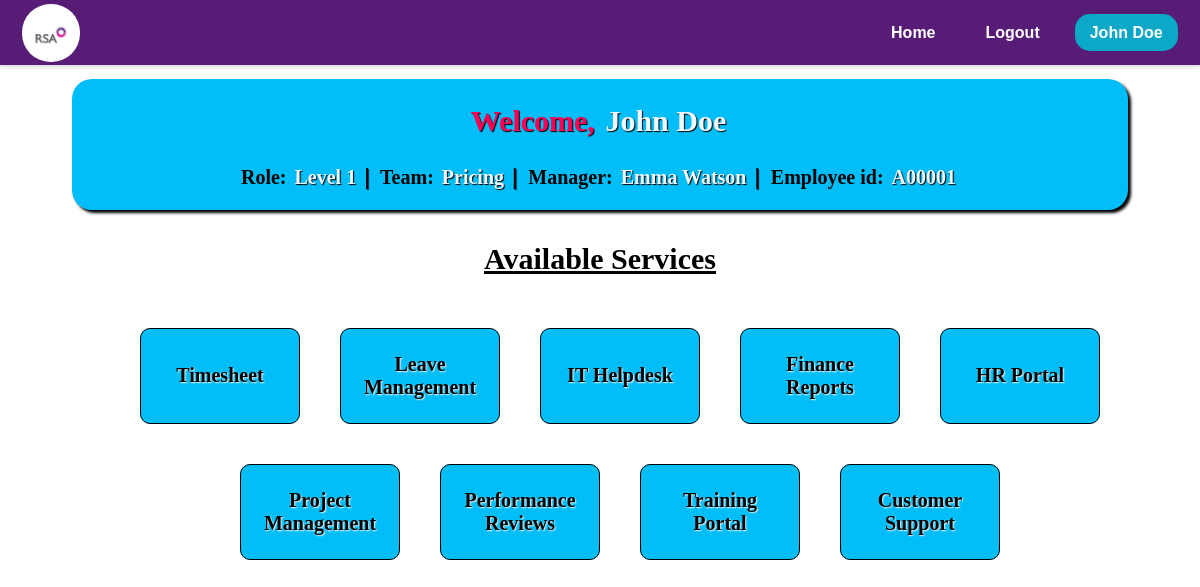
/home (signed in), run on the app's committed database.
### models.py (models this page shows, shortened)
class EmpWD(db.Model, UserMixin):
    __tablename__ = 'EmpWD'
    EMPID = db.Column(db.String(255), primary_key=True)
    username = db.Column(db.String(255), unique=True, nullable=False)
    EName = db.Column(db.String(255))
    DOJRS = db.Column(db.Date)
    DOJSIPL = db.Column(db.Date, nullable=True)
    Profile = db.Column(db.String(255))
    Status = db.Column(db.String(50))
    SIPLLevel = db.Column(db.String(50))
    RSALevel = db.Column(db.String(50))
    EEMail = db.Column(db.String(255))
    IEMail = db.Column(db.String(255))
    Landline = db.Column(db.String(20))
    Mobile = db.Column(db.String(20))
    Ext = db.Column(db.String(10))
    Secretary = db.Column(db.String(255))
    SecretaryID = db.Column(db.String(255))
    SystemID = db.Column(db.String(255))
    Password = db.Column(db.String(255), nullable=False)
    Team = db.Column(db.String(255))
    LineManager = db.Column(db.String(255))
    LineManagerID = db.Column(db.String(255))
    AlternateContatName = db.Column(db.String(255))
    AlternateContatID = db.Column(db.String(255))
    DateofLeavingRSAASIPL = db.Column(db.Date)
    ReasonforLeaving = db.Column(db.String(255))
    LineManager2 = db.Column(db.String(255))
    ITAdmin = db.Column(db.String(255))
    HRAdmin = db.Column(db.String(255))
    TrnAdmin = db.Column(db.String(255))
    FinAdmin = db.Column(db.String(255))
    Field6 = db.Column(db.String(255))
    Field7 = db.Column(db.String(255))

### routes/home/home.py (the view)
@home_bp.route('/home')
@login_required
def home():
    return render_template('home/home.html', user=current_user)

### app.py (called while the page is built)
@login_manager.user_loader
def load_user(user_id):
    session = db.session
    return session.get(EmpWD, user_id)

@app.before_request
def log_request():
    user_ip = request.remote_addr
    route = request.path
    flask_logger.info(f"User IP: {user_ip}, Requested Route: {route}")

### templates/home/home.html (shortened to what this page needs)
<!DOCTYPE html>
<html lang="en">
  <head>
    <link
      rel="stylesheet"
      href="{{ url_for('static', filename='css/home/home.css') }}"
    />
  </head>
  <body>
    <div>{% include 'navbar/navbar.html' %}</div>
    <div class="home-box">
      <div class="home-banner">
        <h2>Welcome, <span>{{ user.EName }}</span></h2>
        <p>
          Role:
          <span>
            {{ user.RSALevel }}
            <span style="color: black; font-size: larger">|</span></span
          >
          Team:
          <span
            >{{ user.Team }}
            <span style="color: black; font-size: larger">|</span></span
          >
          Manager:
          <span>
            {{ user.LineManager }}
            <span style="color: black; font-size: larger">|</span></span
          >
          Employee id:
          <span>{{ user.EMPID }}</span>
        </p>
      </div>
      <div class="home-services">
        <h3>Available Services</h3>
        <ul>
          <a href="{{ url_for('timesheet.timesheethome') }}"
            ><li>Timesheet</li></a
          >
          <a href="/leavesystem"><li>Leave Management</li></a>
          <a href="/comingsoon"><li>IT Helpdesk</li></a>
          <a href="/comingsoon"><li>Finance Reports</li></a>
          <a href="/comingsoon"><li>HR Portal</li></a>
          <a href="/comingsoon"><li>Project Management</li></a>
          <a href="/comingsoon"><li>Performance Reviews</li></a>
          <a href="/comingsoon"><li>Training Portal</li></a>
          <a href="/comingsoon"><li>Customer Support</li></a>
        </ul>
      </div>
    </div>
  </body>
</html>

### templates/navbar/navbar.html (shortened to what this page needs)
<!DOCTYPE html>
<html lang="en">
  <head>
    <link
      rel="stylesheet"
      href="{{ url_for('static', filename='css/navbar/navbar.css') }}"
    />
  </head>
  <body>
    <header id="navbar">
      <nav class="navbar-container container">
        <a href="/home" class="home-link">
          <div class="navbar-logo">
            <img
              src="{{ url_for('static', filename='images/logo.png') }}"
              alt="Logo"
            />
          </div>
        </a>
        <div class="navbar-links">
          <a class="navbar-link" href="/home">Home</a>
          <a class="navbar-link" href="/logout">Logout</a>
          <div class="navInfo" data-toggle="false">
            <a class="navbar-link-name" href="#">
              <span>{{user.EName}}</span>
            </a>
          </div>
        </div>
      </nav>
    </header>
  </body>
</html>

### static/css/home/home.css (style rules this page uses)
a { text-decoration: none; color: black; }
.home-box { display: flex; flex-direction: column; margin: 64px; justify-content: center; align-items: center; }
.home-banner { margin-top: 15px; text-align: center; background-color: rgb(1, 190, 248); width: 100%; border-radius: 20px; box-shadow: 3px 3px 3px black; font-weight: 800; font-size: 20px; }
.home-banner h2 { color: rgb(255, 0, 85); text-shadow: 1px 1px 1px black; }
.home-banner span { padding: 3px; color: aliceblue; text-shadow: 1px 1px 1px black; }
.home-services { text-align: center; }
.home-services h3 { font-size: 30px; padding: 2px; text-decoration: underline; }
.home-services ul { list-style-type: none; display: flex; flex-wrap: wrap; justify-content: center; }
.home-services li { height: 6rem; width: 10rem; padding: 20px; margin: 20px; border: 1px solid black; box-sizing: border-box; background-color: rgb(1, 190, 248); font-size: 20px; text-shadow: 1px 1px 1px black; align-content: center; border-radius: 10px; text-shadow: 1px 0.5px 1.5px whitesmoke; font-weight: 600; }

### static/css/navbar/navbar.css (style rules this page uses)
#navbar { --navbar-bg-color: #571c75; --navbar-text-color: #fff; --navbar-text-color-focus: #fff; --navbar-bg-contrast: rgb(255, 0, 85); position: fixed; top: 0; left: 0; right: 0; height: 65px; background-color: var(--navbar-bg-color); box-shadow: 0 2px 4px rgba(0, 0, 0, 0.15); z-index: 99; font-weight: 700; font-family: sans-serif; }
.navbar-container { display: flex; justify-content: space-between; align-items: center; height: 100%; padding: 0 1.4rem; }
.home-link { display: flex; align-items: center; }
.navbar-logo { background-color: var(--navbar-text-color-focus); border-radius: 49%; width: 58px; height: 58px; margin-right: 0.5em; }
.navbar-logo img { width: 46px; margin-top: 0.55rem; margin-left: 0.34rem; }
.navbar-links { display: flex; align-items: center; gap: 20px; }
.navbar-link { color: var(--navbar-text-color); text-decoration: none; border-radius: 15px; padding: 10px 15px; transition: background-color 0.3s ease; border-radius: 15px; }
.navbar-link-name { background-color: #0ca8c7; color: #fff; padding: 10px 15px; border-radius: 15px; text-decoration: none; }
.navInfo { position: relative; color: black; }

### data on the page
EmpWD: EName "John Doe", RSALevel "Level 1", Team "Pricing", LineManager "Emma Watson", EMPID "A00001"
